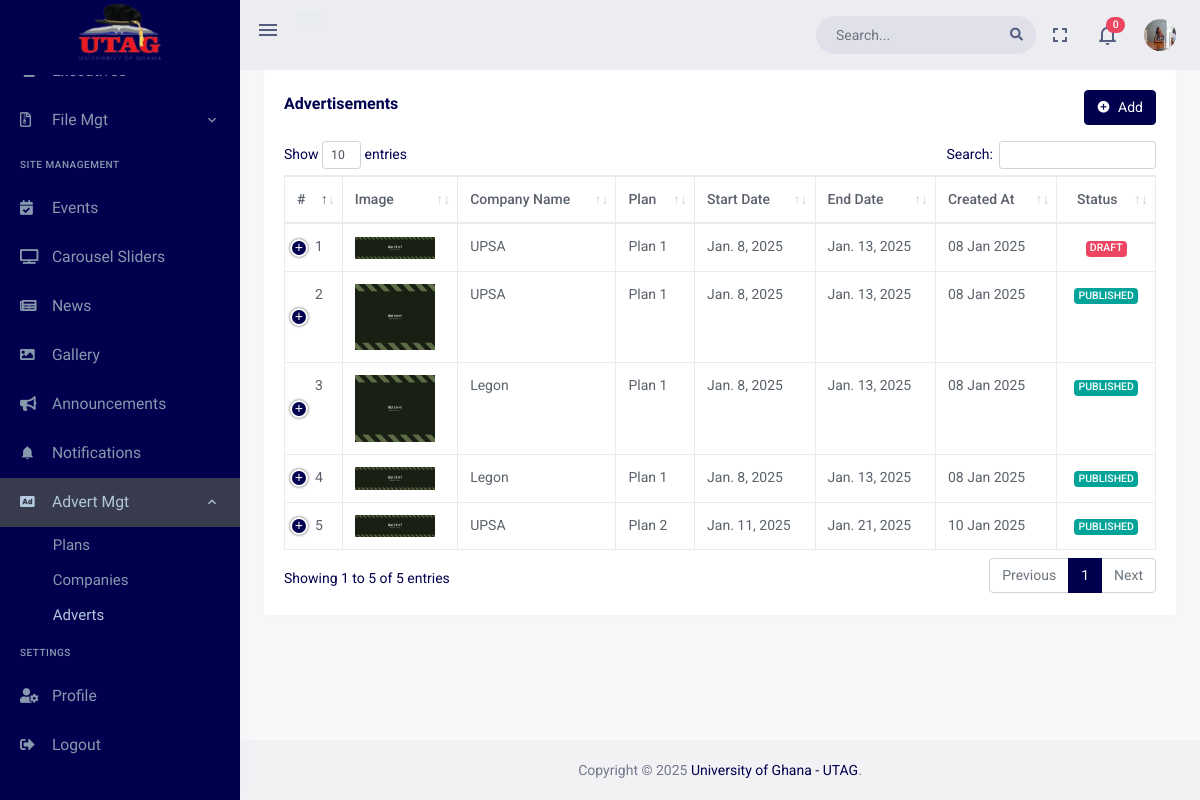
Screenshot of /dashboard/adverts (signed in) with the database file from the repository.
### accounts/models.py (models this page shows, shortened)
class User(AbstractBaseUser, PermissionsMixin):
    TITLE_CHOICES = (
        ('Prof.', 'Prof.'),
        ("Prof. (Mrs.)", "Prof. (Mrs.)"),
        ('Dr.', 'Dr.'),
        ("Dr. (Alhaji)", "Dr. (Alhaji)"),
        ('Mr.', 'Mr.'),
        ('Mrs.', 'Mrs.'),
    )
    GENDER_CHOICES = (
        ('Male', 'Male'),
        ('Female', 'Female')
    )
    EXECUTIVE_POSITION_CHOICES = (
        ('President', 'President'),
        ('Vice President', 'Vice President'),
        ('Secretary', 'Secretary'),
        ('Treasurer', 'Treasurer'),
        ("Women's Executive Officer", "Women's Executive Officer"),
        ('Past President', 'Past President'),
        ('CBAS Rep', 'CBAS Rep'),
        ('College of Humanities Rep', 'College of Humanities Rep'),
        ('College of Health Rep', 'College of Health Rep'),
        ("College of Education Rep", "College of Education Rep"),
    )
    title = models.CharField(max_length=15, choices=TITLE_CHOICES)
    first_name = models.CharField(max_length=30)
    other_name = models.CharField(max_length=30, blank=True, null=True)
    last_name = models.CharField(max_length=30)
    gender = models.CharField(max_length=10, choices=GENDER_CHOICES)
    profile_pic = models.ImageField(upload_to='profile_pictures/', blank=True, null=True)
    email = models.EmailField(unique=True)
    email_sent = models.BooleanField(default=False)
    phone_number = models.CharField(max_length=15, blank=True, null=True)
    department = models.CharField(max_length=50, blank=True, null=True)
    created_from_dashboard = models.BooleanField(default=False)
    created_by = models.ForeignKey('self', on_delete=models.CASCADE, blank=True, null=True)
    is_bulk_creation = models.BooleanField(default=False)
    created_at = models.DateTimeField(auto_now_add=True)
    updated_at = models.DateTimeField(auto_now=True)
    is_staff = models.BooleanField(default=False)
    is_superuser = models.BooleanField(default=False)
    executive_image = models.ImageField(upload_to='executive_images/', blank=True, null=True)
    executive_position = models.CharField(max_length=30, choices=EXECUTIVE_POSITION_CHOICES, blank=True, null=True)
    fb_profile_url = models.URLField(blank=True, null=True)
    twitter_profile_url = models.URLField(blank=True, null=True)
    linkedin_profile_url = models.URLField(blank=True, null=True)
    date_appointed = models.DateField(null=True, blank=True)
    date_ended = models.DateField(null=True, blank=True)
    is_active_executive = models.BooleanField(default=False)
    objects = UserManager()
    USERNAME_FIELD = 'email'
    REQUIRED_FIELDS = ['title', 'first_name', 'last_name', 'gender']
    def get_full_name(self):
        if self.other_name:
            return f'{self.title} {self.first_name} {self.other_name} {self.last_name}'
        else:
            return f'{self.title} {self.first_name} {self.last_name}'
    def get_profile_pic_url(self):
        return self.profile_pic.url if self.profile_pic else '/static/dashboard/assets/images/users/profile.png'
    def is_admin(self):
        return self.groups.filter(name='Admin').exists() or self.is_superuser
    class Meta:
        permissions = [
        ('view_dashboard', 'Can view dashboard'),
        ('add_admin', 'Can add admin'),
        ('change_admin', 'Can change admin'),
        ('delete_admin', 'Can delete admin'),
        ('view_admin', 'Can view admin'),
        ('add_executive', 'Can add executive'),
        ('change_executive', 'Can change executive'),
        ('delete_executive', 'Can delete executive'),
        ('view_executive', 'Can view executive'),
        ('add_member', 'Can add member'),
        ('change_member', 'Can change member'),
        ('delete_member', 'Can delete member'),
        ('view_member', 'Can view member'),
        ]

### adverts/models.py (models this page shows, shortened)
class Advertisement(models.Model):
    STATUS_CHOICES = (
        ('DRAFT', 'Draft'),
        ('PUBLISHED', 'Published'),
        ('EXPIRED', 'Expired'),
    )
    POSITION_CHOICES = (
        ('top', 'Top'),
        ('sidebar', 'Sidebar'),
        ('bottom', 'Bottom'),
    )
    advertiser = models.ForeignKey(Advertiser, on_delete=models.CASCADE)
    plan = models.ForeignKey('AdvertPlan', on_delete=models.SET_NULL, blank=True, null=True)
    image_url = models.URLField(blank=True, null=True)
    image = models.ImageField(upload_to=upload_to, blank=True, null=True)
    target_url = models.URLField()
    position = models.CharField(
        max_length=20,
        choices=POSITION_CHOICES,
        help_text="Select the ad position for this advertisement."
    )
    start_date = models.DateField()
    end_date = models.DateField(null=True, blank=True)
    status = models.CharField(max_length=20, choices=STATUS_CHOICES, default='DRAFT')
    created_at = models.DateTimeField(auto_now_add=True)
    updated_at = models.DateTimeField(auto_now=True)
    clicks = models.PositiveIntegerField(default=0)
    def get_image_url(self):
        if self.image:
            return self.image.url
        return self.image_url
    def get_image_dimensions(self):
        if self.image:
            with Image.open(self.image) as img:
                return img.width, img.height
        return None, None

class Advertiser(models.Model):
    company_name = models.CharField(max_length=255)
    contact_name = models.CharField(max_length=255)
    email = models.EmailField()
    phone_number = models.CharField(max_length=20)
    address = models.CharField(max_length=255)
    created_by = models.ForeignKey(User, on_delete=models.SET_NULL, blank=True, null=True)
    created_at = models.DateTimeField(auto_now_add=True)
    updated_at = models.DateTimeField(auto_now=True)

class AdvertPlan(models.Model):
    STATUS_CHOICES = (
        ('active', 'Active'),
        ('inactive', 'Inactive'),
    )
    POSITION_CHOICES = (
        ('top', 'Top'),
        ('sidebar', 'Sidebar'),
        ('bottom', 'Bottom'),
    )
    name = models.CharField(max_length=255, unique=True, blank=True, null=True)
    description = models.TextField()
    price = models.DecimalField(max_digits=8, decimal_places=2)
    duration_in_days = models.PositiveIntegerField(blank=True, null=True)
    status = models.CharField(max_length=255, choices=STATUS_CHOICES, default='active')
    positions = models.CharField(
        max_length=100,
        choices=POSITION_CHOICES,
        blank=True,
        help_text="Select the positions available for this plan."
    )
    created_at = models.DateTimeField(auto_now_add=True)

### dashboard/views/adverts.py (the view)
# urls.py: path('adverts',views.AdvertsView.as_view(), name='adverts'),
class AdvertsView(PermissionRequiredMixin, View):
    template_name = 'dashboard_pages/adverts.html'
    permission_required = 'adverts.view_advertisement'
    @method_decorator(MustLogin)
    def get(self, request):
        adverts = Advertisement.objects.all()
        advertisers = Advertiser.objects.all()
        active_plans = AdvertPlan.objects.filter(status='active')
        notifications = Notification.objects.filter(user=request.user).order_by('-created_at')[:5]
        notification_count = Notification.objects.filter(user=request.user, status='UNREAD').count()
        context = {
            'adverts': adverts,
            'advertisers': advertisers,
            'plans': active_plans,
            'notification_count': notification_count,
            'notifications': notifications,
        }
        return render(request, self.template_name, context)

### dashboard/templates/dashboard_pages/adverts.html (shortened to what this page needs)
{% extends "base/dashboard_base.html" %}
{% load static %}
{% block content %}
<div class="page-content">
  <div class="container-fluid">
    <div class="row">
      <div class="col-12">
        <div class="card">
          <div class="card-body">
            <div class="row align-items-center">
              <div class="col-md-8">
                <h4 class="card-title">Advertisements</h4>
              </div>
              {% if user.is_admin or user.is_superuser %}
              <div class="col-md-4">
                <div class="float-end d-none d-md-block">
                  <button class="btn btn-primary" type="button" data-bs-toggle="modal" data-bs-target="#createAdvertModal">
                    <i class="mdi mdi-plus-circle me-1"></i> Add
                  </button>
                </div>
              </div>
              {% endif %}
            </div>
            <div class="mt-3">
              <table id="datatable" class="table table-bordered dt-responsive nowrap" style="border-collapse: collapse; border-spacing: 0; width: 100%;">
                <thead>
                  <tr>
                    <th>#</th>
                    <th>Image</th>
                    <th>Company Name</th>
                    <th>Plan</th>
                    <th>Start Date</th>
                    <th>End Date</th>
                    <th>Created At</th>
                    <th class="text-center">Status</th>
                  </tr>
                </thead>
                <tbody>
                  {% for ad in adverts %}
                  <tr>
                    <td>{{ forloop.counter }}</td>
                    <td>
                      <img src="{{ ad.get_image_url }}" alt="{{ad.advertiser.company_name}}" class="img-fluid" width="80" height="60">
                    </td>
                    <td>{{ ad.advertiser.company_name }}</td>
                    <td>{{ ad.plan.name }}</td>
                    <td>{{ ad.start_date  }}</td>
                    <td>{{ ad.end_date }}</td>
                    <td>{{ ad.created_at|date:"d M Y" }}</td>
                    <td class="text-center">
                      <span class="badge bg-{% if ad.status == 'PUBLISHED' %}success{% elif ad.status == 'EXPIRED' %}warning{% else %}danger{% endif %}">{{ ad.status }}</span>
                    </td>
                  </tr>
                  {% endfor %}
                </tbody>
              </table>
            </div>
          </div>
        </div>
      </div>
    </div>
  </div>
</div>
{% endblock content %}
{% block my_styles %}
 <link href="{% static 'dashboard/assets/libs/datatables.net-bs4/css/dataTables.bootstrap4.min.css' %}" rel="stylesheet" type="text/css">
 <link href="{% static 'dashboard/assets/libs/datatables.net-buttons-bs4/css/buttons.bootstrap4.min.css' %}" rel="stylesheet" type="text/css">
 <link href="{% static 'dashboard/assets/libs/datatables.net-responsive-bs4/css/responsive.bootstrap4.min.css' %}" rel="stylesheet" type="text/css">
 {% endblock my_styles %}

### dashboard/templates/includes/dash_header.html (shortened to what this page needs)
{% load static %}
<header id="page-topbar">
    <div class="navbar-header">
        <div class="d-flex">
            <div class="navbar-brand-box">
                <a href="{% url 'website:index' %}" class="logo logo-light">
                    <span class="logo-lg">
                        <img src="{% static 'dashboard/assets/images/utag_ug.png' %}" alt="" height="80">
                    </span>
                </a>
            </div>
            <button type="button" class="btn btn-sm px-3 font-size-24 header-item waves-effect" id="vertical-menu-btn">
                <i class="mdi mdi-menu"></i>
            </button>
            <div class="d-none d-sm-block">
                <div class="pt-3 d-inline-block">
                    {% if user.is_authenticated %}
                    <p class="btn btn-secondary">
                    </p>
                    {% endif %}
                </div>
            </div>
        </div>
        <div class="d-flex">
            <form class="app-search d-none d-lg-block">
                <div class="position-relative">
                    <input type="text" class="form-control" placeholder="Search...">
                    <span class="fa fa-search"></span>
                </div>
            </form>
            <div class="dropdown d-none d-lg-inline-block">
                <button type="button" class="btn header-item noti-icon waves-effect" data-bs-toggle="fullscreen">
                    <i class="mdi mdi-fullscreen"></i>
                </button>
            </div>
            <div class="dropdown d-inline-block">
                <button type="button" class="btn header-item noti-icon waves-effect" id="page-header-notifications-dropdown" data-bs-toggle="dropdown" aria-haspopup="true" aria-expanded="false">
                    <i class="mdi mdi-bell-outline"></i>
                    <span class="badge bg-danger rounded-pill">{{ notification_count }}</span>
                </button>
            </div>
            <div class="dropdown d-inline-block">
                <button type="button" class="btn header-item waves-effect" id="page-header-user-dropdown" data-bs-toggle="dropdown" aria-haspopup="true" aria-expanded="false">
                    <img class="rounded-circle header-profile-user" src="{% if request.user.profile_pic %} {{ request.user.get_profile_pic_url }} {% else %} {% static 'dashboard/assets/images/users/profile.png' %} {% endif %}" alt="Header Avatar">
                </button>
            </div>
        </div>
    </div>
</header>

### rows the page displays
User: profile_pic (picture)
Advertisement: get_image_url (picture), advertiser.company_name "UPSA", plan.name "Plan 1", start_date "Jan. 8, 2025", end_date "Jan. 13, 2025", created_at "08 Jan 2025", status "DRAFT"
Advertisement: get_image_url (picture), advertiser.company_name "UPSA", plan.name "Plan 1", start_date "Jan. 8, 2025", end_date "Jan. 13, 2025", created_at "08 Jan 2025", status "PUBLISHED"
Advertisement: get_image_url (picture), advertiser.company_name "Legon", plan.name "Plan 1", start_date "Jan. 8, 2025", end_date "Jan. 13, 2025", created_at "08 Jan 2025", status "PUBLISHED"
Advertisement: get_image_url (picture), advertiser.company_name "Legon", plan.name "Plan 1", start_date "Jan. 8, 2025", end_date "Jan. 13, 2025", created_at "08 Jan 2025", status "PUBLISHED"
Advertisement: get_image_url (picture), advertiser.company_name "UPSA", plan.name "Plan 2", start_date "Jan. 11, 2025", end_date "Jan. 21, 2025", created_at "10 Jan 2025", status "PUBLISHED"

### other values shown
{{ notification_count }} "0"
